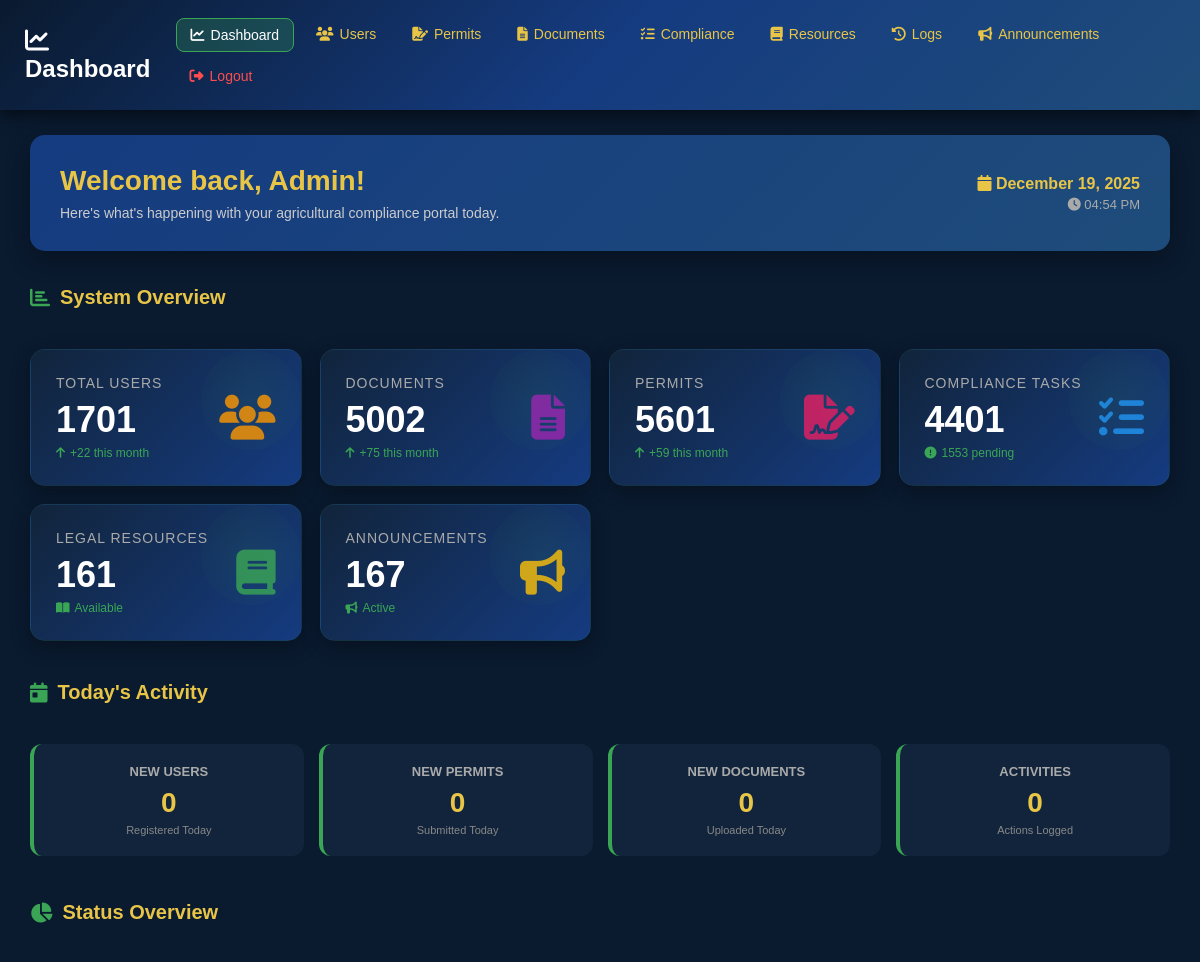
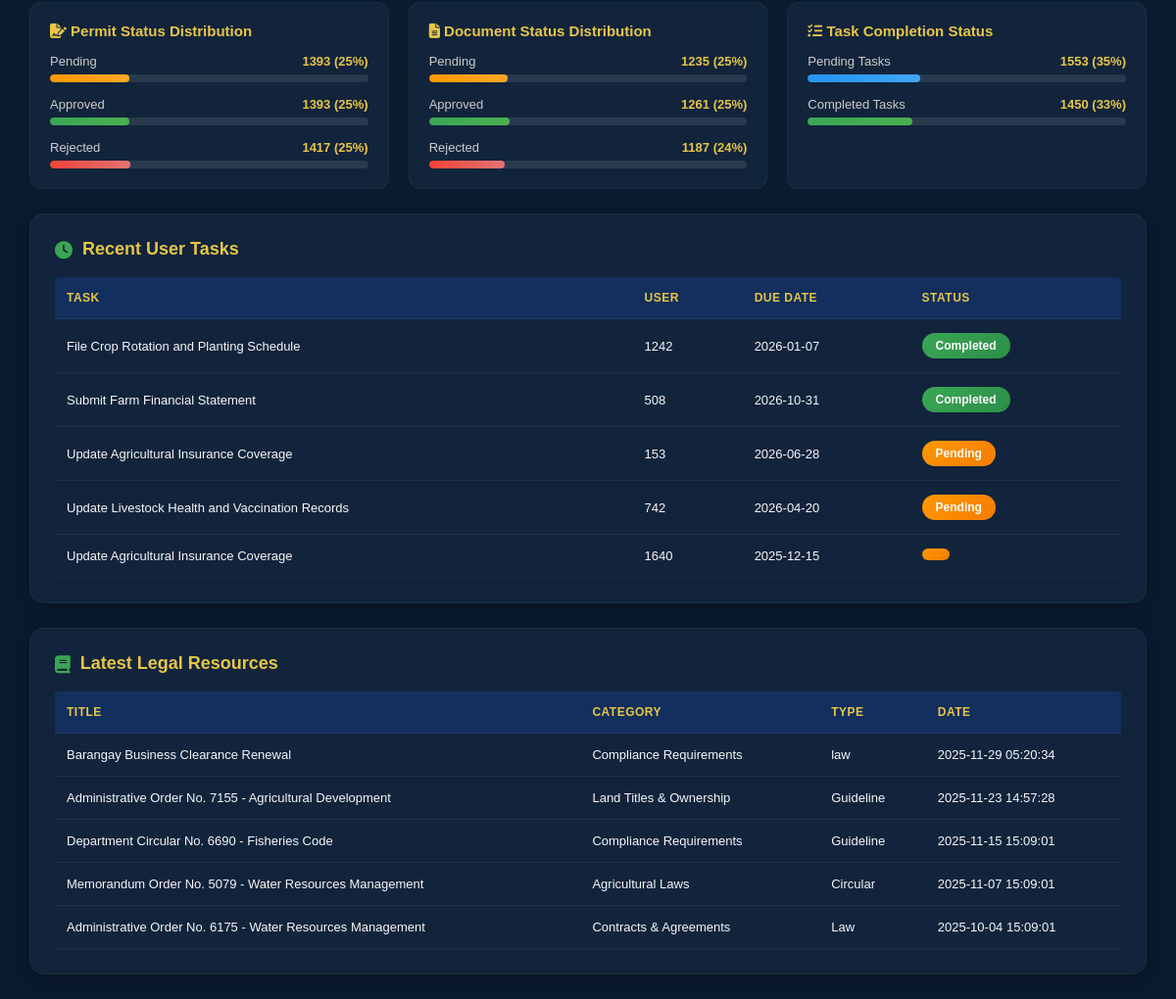
Page /dashboard.php (signed in) on the committed database (2 pictures, top to bottom).
### tables this page shows
CREATE TABLE `legal_resources` (
  `id` int(11) NOT NULL,
  `title` varchar(255) NOT NULL,
  `description` text NOT NULL,
  `resource_type` varchar(50) NOT NULL,
  `file_link` varchar(255) DEFAULT NULL,
  `category_id` int(11) NOT NULL,
  `created_at` timestamp NOT NULL DEFAULT current_timestamp()
);

CREATE TABLE `legal_categories` (
  `id` int(11) NOT NULL,
  `category_name` varchar(255) NOT NULL,
  `icon` varchar(255) NOT NULL,
  `color` varchar(50) NOT NULL
);

### dashboard.php (the view, shortened to what this page needs)
<?php
$pdo = getPDOConnection();
$total_users = $pdo->query("SELECT COUNT(*) FROM users")->fetchColumn();
$total_documents = $pdo->query("SELECT COUNT(*) FROM documents")->fetchColumn();
$total_permits = $pdo->query("SELECT COUNT(*) FROM permits")->fetchColumn();
$total_tasks = $pdo->query("SELECT COUNT(*) FROM compliance_tasks")->fetchColumn();
$total_resources = $pdo->query("SELECT COUNT(*) FROM legal_resources")->fetchColumn();
$total_announcements = $pdo->query("SELECT COUNT(*) FROM announcements WHERE is_active=1")->fetchColumn();
$today_users = $pdo->query("SELECT COUNT(*) FROM users WHERE DATE(created_at) = CURDATE()")->fetchColumn();
$today_permits = $pdo->query("SELECT COUNT(*) FROM permits WHERE DATE(created_at) = CURDATE()")->fetchColumn();
$today_documents = $pdo->query("SELECT COUNT(*) FROM documents WHERE DATE(uploaded_at) = CURDATE()")->fetchColumn();
$today_activities = $pdo->query("SELECT COUNT(*) FROM activity_logs WHERE DATE(created_at) = CURDATE()")->fetchColumn();
$pending_permits = $pdo->query("SELECT COUNT(*) FROM permits WHERE status='Pending'")->fetchColumn();
$approved_permits = $pdo->query("SELECT COUNT(*) FROM permits WHERE status='Approved'")->fetchColumn();
$rejected_permits = $pdo->query("SELECT COUNT(*) FROM permits WHERE status='Rejected'")->fetchColumn();
$pending_documents = $pdo->query("SELECT COUNT(*) FROM documents WHERE status='Pending'")->fetchColumn();
$approved_documents = $pdo->query("SELECT COUNT(*) FROM documents WHERE status='Approved'")->fetchColumn();
$rejected_documents = $pdo->query("SELECT COUNT(*) FROM documents WHERE status='Rejected'")->fetchColumn();
$pending_tasks = $pdo->query("SELECT COUNT(*) FROM compliance_tasks WHERE status='pending'")->fetchColumn();
$completed_tasks = $pdo->query("SELECT COUNT(*) FROM compliance_tasks WHERE status='completed'")->fetchColumn();
$recent_tasks = $pdo->query("SELECT * FROM compliance_tasks ORDER BY created_at DESC LIMIT 5")->fetchAll(PDO::FETCH_ASSOC);
$recent_resources = $pdo->query("
    SELECT lr.id, lr.title, lr.resource_type, lr.created_at, lc.category_name AS category_name
    FROM legal_resources lr
    LEFT JOIN legal_categories lc ON lr.category_id = lc.id
    ORDER BY lr.created_at DESC LIMIT 5
")->fetchAll(PDO::FETCH_ASSOC);
$monthly_users = $pdo->query("SELECT COUNT(*) FROM users WHERE MONTH(created_at) = MONTH(CURDATE()) AND YEAR(created_at) = YEAR(CURDATE())")->fetchColumn();
$monthly_permits = $pdo->query("SELECT COUNT(*) FROM permits WHERE MONTH(created_at) = MONTH(CURDATE()) AND YEAR(created_at) = YEAR(CURDATE())")->fetchColumn();
$monthly_documents = $pdo->query("SELECT COUNT(*) FROM documents WHERE MONTH(uploaded_at) = MONTH(CURDATE()) AND YEAR(uploaded_at) = YEAR(CURDATE())")->fetchColumn();
?>
<!DOCTYPE html>
<html lang="en">
<head>
<link rel="stylesheet" href="https://cdnjs.cloudflare.com/ajax/libs/font-awesome/6.4.0/css/all.min.css">
</head>
<body>
<header>
<div style="display:flex;justify-content:space-between;align-items:center;">
<h2><i class="fas fa-chart-line"></i> Dashboard</h2>
<nav>
<ul>
<li><a href="dashboard.php" class="active"><i class="fas fa-chart-line"></i> Dashboard</a></li>
<li><a href="registered_users.php"><i class="fas fa-users"></i> Users</a></li>
<li><a href="user_permit.php"><i class="fas fa-file-signature"></i> Permits</a></li>
<li><a href="user_documents.php"><i class="fas fa-file-alt"></i> Documents</a></li>
<li><a href="user_compliance_tasks.php"><i class="fas fa-tasks"></i> Compliance</a></li>
<li><a href="user_legal_resources.php"><i class="fas fa-book"></i> Resources</a></li>
<li><a href="activity_logs.php"><i class="fas fa-history"></i> Logs</a></li>
<li><a href="manage_announcements.php"><i class="fas fa-bullhorn"></i> Announcements</a></li>
<li><a href="admin_login.php" style="color:#ff4d4d;"><i class="fas fa-sign-out-alt"></i> Logout</a></li>
</ul>
</nav>
</div>
</header>
<div class="container">
<div class="welcome-banner">
    <div>
        <h2>Welcome back, Admin!</h2>
        <p>Here's what's happening with your agricultural compliance portal today.</p>
    </div>
    <div class="date-time">
        <div class="date"><i class="fas fa-calendar"></i> <?= date('F d, Y') ?></div>
        <div class="time"><i class="fas fa-clock"></i> <?= date('h:i A') ?></div>
    </div>
</div>
<h3 class="section-title"><i class="fas fa-chart-bar"></i> System Overview</h3>
<div class="stats">
    <div class="stat-card">
        <div>
            <h3>Total Users</h3>
            <p><?= $total_users ?></p>
            <div class="trend"><i class="fas fa-arrow-up"></i> +<?= $monthly_users ?> this month</div>
        </div>
        <i class="fas fa-users stat-icon users"></i>
    </div>
    <div class="stat-card">
        <div>
            <h3>Documents</h3>
            <p><?= $total_documents ?></p>
            <div class="trend"><i class="fas fa-arrow-up"></i> +<?= $monthly_documents ?> this month</div>
        </div>
        <i class="fas fa-file-alt stat-icon documents"></i>
    </div>
    <div class="stat-card">
        <div>
            <h3>Permits</h3>
            <p><?= $total_permits ?></p>
            <div class="trend"><i class="fas fa-arrow-up"></i> +<?= $monthly_permits ?> this month</div>
        </div>
        <i class="fas fa-file-signature stat-icon permits"></i>
    </div>
    <div class="stat-card">
        <div>
            <h3>Compliance Tasks</h3>
            <p><?= $total_tasks ?></p>
            <div class="trend <?= $pending_tasks > 0 ? '' : 'down' ?>"><i class="fas fa-<?= $pending_tasks > 0 ? 'exclamation-circle' : 'check-circle' ?>"></i> <?= $pending_tasks ?> pending</div>
        </div>
        <i class="fas fa-tasks stat-icon tasks"></i>
    </div>
    <div class="stat-card">
        <div>
            <h3>Legal Resources</h3>
            <p><?= $total_resources ?></p>
            <div class="trend"><i class="fas fa-book-open"></i> Available</div>
        </div>
        <i class="fas fa-book stat-icon resources"></i>
    </div>
    <div class="stat-card">
        <div>
            <h3>Announcements</h3>
            <p><?= $total_announcements ?></p>
            <div class="trend"><i class="fas fa-bullhorn"></i> Active</div>
        </div>
        <i class="fas fa-bullhorn stat-icon announcements"></i>
    </div>
</div>
<h3 class="section-title"><i class="fas fa-calendar-day"></i> Today's Activity</h3>
<div class="quick-stats">
    <div class="quick-stat">
        <h4>NEW USERS</h4>
        <div class="number"><?= $today_users ?></div>
        <div class="label">Registered Today</div>
    </div>
    <div class="quick-stat">
        <h4>NEW PERMITS</h4>
        <div class="number"><?= $today_permits ?></div>
        <div class="label">Submitted Today</div>
    </div>
    <div class="quick-stat">
        <h4>NEW DOCUMENTS</h4>
        <div class="number"><?= $today_documents ?></div>
        <div class="label">Uploaded Today</div>
    </div>
    <div class="quick-stat">
        <h4>ACTIVITIES</h4>
        <div class="number"><?= $today_activities ?></div>
        <div class="label">Actions Logged</div>
    </div>
</div>
<h3 class="section-title"><i class="fas fa-chart-pie"></i> Status Overview</h3>
<div class="progress-section">
    <div class="progress-card">
        <h4><i class="fas fa-file-signature"></i> Permit Status Distribution</h4>
        <div class="progress-item">
            <div class="progress-label">
                <span class="name">Pending</span>
                <span class="value"><?= $pending_permits ?> (<?= $total_permits > 0 ? round($pending_permits/$total_permits*100) : 0 ?>%)</span>
            </div>
            <div class="progress-bar">
                <div class="progress-fill orange" style="width:<?= $total_permits > 0 ? ($pending_permits/$total_permits*100) : 0 ?>%"></div>
            </div>
        </div>
        <div class="progress-item">
            <div class="progress-label">
                <span class="name">Approved</span>
                <span class="value"><?= $approved_permits ?> (<?= $total_permits > 0 ? round($approved_permits/$total_permits*100) : 0 ?>%)</span>
            </div>
            <div class="progress-bar">
                <div class="progress-fill green" style="width:<?= $total_permits > 0 ? ($approved_permits/$total_permits*100) : 0 ?>%"></div>
            </div>
        </div>
        <div class="progress-item">
            <div class="progress-label">
                <span class="name">Rejected</span>
                <span class="value"><?= $rejected_permits ?> (<?= $total_permits > 0 ? round($rejected_permits/$total_permits*100) : 0 ?>%)</span>
            </div>
            <div class="progress-bar">
                <div class="progress-fill red" style="width:<?= $total_permits > 0 ? ($rejected_permits/$total_permits*100) : 0 ?>%"></div>
            </div>
        </div>
    </div>
    <div class="progress-card">
        <h4><i class="fas fa-file-alt"></i> Document Status Distribution</h4>
        <div class="progress-item">
            <div class="progress-label">
                <span class="name">Pending</span>
                <span class="value"><?= $pending_documents ?> (<?= $total_documents > 0 ? round($pending_documents/$total_documents*100) : 0 ?>%)</span>
            </div>
            <div class="progress-bar">
                <div class="progress-fill orange" style="width:<?php echo $total_documents > 0 ? ($pending_documents/$total_documents*100) : 0; ?>%"></div>
            </div>
        </div>
        <div class="progress-item">
            <div class="progress-label">
                <span class="name">Approved</span>
                <span class="value"><?= $approved_documents ?> (<?= $total_documents > 0 ? round($approved_documents/$total_documents*100) : 0 ?>%)</span>
            </div>
            <div class="progress-bar">
                <div class="progress-fill green" style="width:<?php echo $total_documents > 0 ? ($approved_documents/$total_documents*100) : 0; ?>%"></div>
            </div>
        </div>
        <div class="progress-item">
            <div class="progress-label">
                <span class="name">Rejected</span>
                <span class="value"><?= $rejected_documents ?> (<?= $total_documents > 0 ? round($rejected_documents/$total_documents*100) : 0 ?>%)</span>
            </div>
            <div class="progress-bar">
                <div class="progress-fill red" style="width:<?php echo $total_documents > 0 ? ($rejected_documents/$total_documents*100) : 0; ?>%"></div>
            </div>
        </div>
    </div>
    <div class="progress-card">
        <h4><i class="fas fa-tasks"></i> Task Completion Status</h4>
        <div class="progress-item">
            <div class="progress-label">
                <span class="name">Pending Tasks</span>
                <span class="value"><?= $pending_tasks ?> (<?= $total_tasks > 0 ? round($pending_tasks/$total_tasks*100) : 0 ?>%)</span>
            </div>
            <div class="progress-bar">
                <div class="progress-fill blue" style="width:<?php echo $total_tasks > 0 ? ($pending_tasks/$total_tasks*100) : 0; ?>%"></div>
            </div>
        </div>
        <div class="progress-item">
            <div class="progress-label">
                <span class="name">Completed Tasks</span>
                <span class="value"><?= $completed_tasks ?> (<?= $total_tasks > 0 ? round($completed_tasks/$total_tasks*100) : 0 ?>%)</span>
            </div>
            <div class="progress-bar">
                <div class="progress-fill green" style="width:<?php echo $total_tasks > 0 ? ($completed_tasks/$total_tasks*100) : 0; ?>%"></div>
            </div>
        </div>
    </div>
</div>
<div class="card">
<h3><i class="fas fa-clock"></i> Recent User Tasks</h3>
<table>
<thead>
<tr>
<th>Task</th><th>User</th><th>Due Date</th><th>Status</th>
</tr>
</thead>
<tbody>
<?php foreach($recent_tasks as $t): ?>
<tr>
<td><?= htmlspecialchars($t['title']) ?></td>
<td><?= $t['user_id'] ?></td>
<td><?= $t['due_date'] ?></td>
<td><span class="chip <?= $t['status']=='completed'?'completed':($t['status']=='working'?'working':'pending'); ?>"><?= ucfirst($t['status']) ?></span></td>
</tr>
<?php endforeach; ?>
</tbody>
</table>
</div>
<div class="card">
<h3><i class="fas fa-book"></i> Latest Legal Resources</h3>
<table>
<thead>
<tr>
<th>Title</th><th>Category</th><th>Type</th><th>Date</th>
</tr>
</thead>
<tbody>
<?php foreach($recent_resources as $r): ?>
<tr>
<td><?= htmlspecialchars($r['title']) ?></td>
<td><?= $r['category_name'] ?></td>
<td><?= $r['resource_type'] ?></td>
<td><?= $r['created_at'] ?></td>
</tr>
<?php endforeach; ?>
</tbody>
</table>
</div>
</div>
</body>
</html>

### rows in the picture
legal_resources: title "Barangay Business Clearance Renewal", legal_categories.category_name "Compliance Requirements", resource_type "law", created_at "2025-11-29 05:20:34"
legal_resources: title "Administrative Order No. 7155 - Agricultural Development", legal_categories.category_name "Land Titles & Ownership", resource_type "Guideline", created_at "2025-11-23 14:57:28"
legal_resources: title "Department Circular No. 6690 - Fisheries Code", legal_categories.category_name "Compliance Requirements", resource_type "Guideline", created_at "2025-11-15 15:09:01"
legal_resources: title "Memorandum Order No. 5079 - Water Resources Management", legal_categories.category_name "Agricultural Laws", resource_type "Circular", created_at "2025-11-07 15:09:01"
legal_resources: title "Administrative Order No. 6175 - Water Resources Management", legal_categories.category_name "Contracts & Agreements", resource_type "Law", created_at "2025-10-04 15:09:01"

### other values in the picture
$total_users "1701"
$monthly_users "22"
$total_documents "5002"
$monthly_documents "75"
$total_permits "5601"
$monthly_permits "59"
$total_tasks "4401"
$pending_tasks "1553"
$total_resources "161"
$total_announcements "167"
$today_users "0"
$today_permits "0"
$today_documents "0"
$today_activities "0"
$pending_permits "1393"
